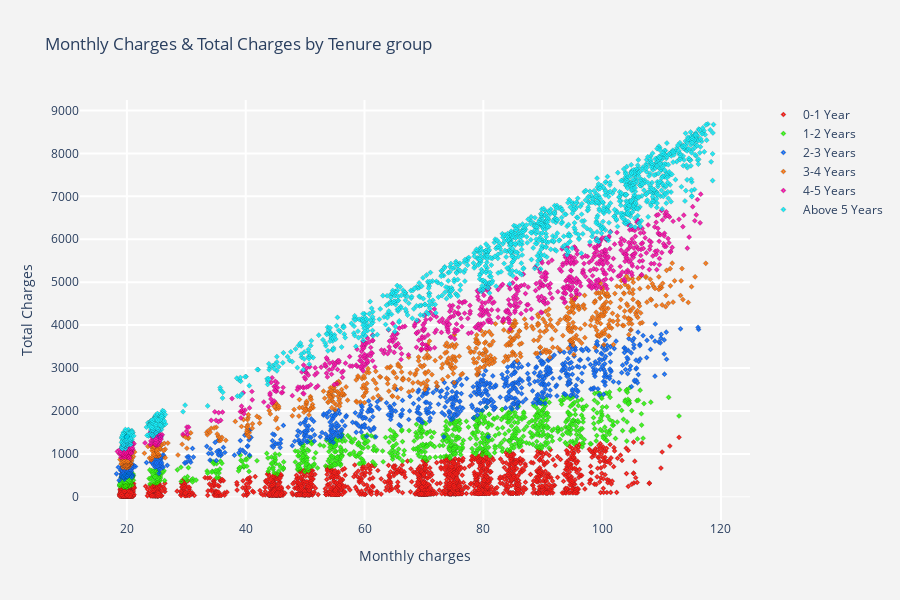
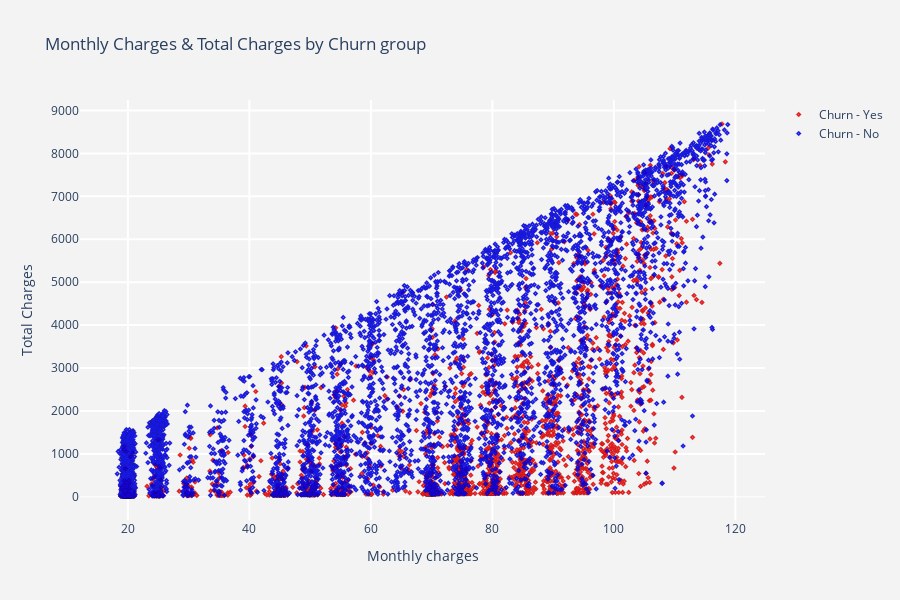

The code cell stored with these charts, in order, in its notebook:
### Markdown cell above
__Observation__

- __Electronic check__ Payment method has the highest average amount spent monthly __($76.3)__.

### Code cell
#scatter plot monthly charges & total charges by tenure group

def plot_tenure_scatter(tenure_group,color) :
    tracer = go.Scatter(x = data[data["Tenure_Group"] == tenure_group]["MonthlyCharges"],
                        y = data[data["Tenure_Group"] == tenure_group]["TotalCharges"],
                        mode = "markers",marker = dict(line = dict(color = "black",
                                                                   width = .2),
                                                       size = 4 , color = color,
                                                       symbol = "diamond-dot",
                                                      ),
                        name = tenure_group,
                        opacity = .9
                       )
    return tracer

#scatter plot monthly charges & total charges by churn group

def plot_churncharges_scatter(churn,color) :
    tracer = go.Scatter(x = data[data["Churn"] == churn]["MonthlyCharges"],
                        y = data[data["Churn"] == churn]["TotalCharges"],
                        mode = "markers",marker = dict(line = dict(color = "black",
                                                                   width = .2),
                                                       size = 4 , color = color,
                                                       symbol = "diamond-dot",
                                                      ),
                        name = "Churn - " + churn,
                        opacity = .9
                       )
    return tracer

trace1 = plot_tenure_scatter("0-1 Year","#ff0800")
trace2 = plot_tenure_scatter("1-2 Years","#26ff00")
trace3 = plot_tenure_scatter("2-3 Years","#0066ff")
trace4 = plot_tenure_scatter("3-4 Years","#ff6f00")
trace5 = plot_tenure_scatter("4-5 Years","#ff00aa")
trace6 = plot_tenure_scatter("Above 5 Years","#00f2ff")
trace7 = plot_churncharges_scatter("Yes","red")
trace8 = plot_churncharges_scatter("No","blue")

data1   = [trace1,trace2,trace3,trace4,trace5,trace6] 
data2   = [trace7,trace8]

#layout
def layout_title(title) :
    layout = go.Layout(dict(title = title,
                            plot_bgcolor  = "rgb(243,243,243)",
                            paper_bgcolor = "rgb(243,243,243)",
                            xaxis = dict(gridcolor = 'rgb(255, 255, 255)',
                                         title = "Monthly charges",
                                         zerolinewidth=1,ticklen=5,gridwidth=2),
                            yaxis = dict(gridcolor = 'rgb(255, 255, 255)',
                                         title = "Total Charges",
                                         zerolinewidth=1,ticklen=5,gridwidth=2),
                            height = 600
                           )
                      )
    return layout

layout1  = layout_title("Monthly Charges & Total Charges by Tenure group")
layout2  = layout_title("Monthly Charges & Total Charges by Churn group")
fig1 = go.Figure(data = data1,layout = layout1)
fig2 = go.Figure(data = data2,layout = layout2)
py.iplot(fig1)
py.iplot(fig2)

### Figure 1 — Plotly figure (JSON) as saved in the notebook; plotly's stock layout.template omitted (floating-point values rounded to 4 significant figures; data arrays with more than 128 entries replaced by an {"elided": "..."} marker saying what was removed)
{"data": [{"marker": {"color": "#ff0800", "line": {"color": "black", "width": 0.2}, "size": 4, "symbol": "diamond-dot"}, "mode": "markers", "name": "0-1 Year", "opacity": 0.9, "type": "scatter", "x": {"elided": "2175 float values"}, "y": {"elided": "2175 float values"}}, {"marker": {"color": "#26ff00", "line": {"color": "black", "width": 0.2}, "size": 4, "symbol": "diamond-dot"}, "mode": "markers", "name": "1-2 Years", "opacity": 0.9, "type": "scatter", "x": {"elided": "1024 float values"}, "y": {"elided": "1024 float values"}}, {"marker": {"color": "#0066ff", "line": {"color": "black", "width": 0.2}, "size": 4, "symbol": "diamond-dot"}, "mode": "markers", "name": "2-3 Years", "opacity": 0.9, "type": "scatter", "x": {"elided": "843 float values"}, "y": {"elided": "843 float values"}}, {"marker": {"color": "#ff6f00", "line": {"color": "black", "width": 0.2}, "size": 4, "symbol": "diamond-dot"}, "mode": "markers", "name": "3-4 Years", "opacity": 0.9, "type": "scatter", "x": {"elided": "762 float values"}, "y": {"elided": "762 float values"}}, {"marker": {"color": "#ff00aa", "line": {"color": "black", "width": 0.2}, "size": 4, "symbol": "diamond-dot"}, "mode": "markers", "name": "4-5 Years", "opacity": 0.9, "type": "scatter", "x": {"elided": "832 float values"}, "y": {"elided": "832 float values"}}, {"marker": {"color": "#00f2ff", "line": {"color": "black", "width": 0.2}, "size": 4, "symbol": "diamond-dot"}, "mode": "markers", "name": "Above 5 Years", "opacity": 0.9, "type": "scatter", "x": {"elided": "1407 float values"}, "y": {"elided": "1407 float values"}}], "layout": {"height": 600, "paper_bgcolor": "rgb(243,243,243)", "plot_bgcolor": "rgb(243,243,243)", "title": {"text": "Monthly Charges & Total Charges by Tenure group"}, "xaxis": {"gridcolor": "rgb(255, 255, 255)", "gridwidth": 2, "ticklen": 5, "title": {"text": "Monthly charges"}, "zerolinewidth": 1}, "yaxis": {"gridcolor": "rgb(255, 255, 255)", "gridwidth": 2, "ticklen": 5, "title": {"text": "Total Charges"}, "zerolinewidth": 1}}}

### Figure 2 — Plotly figure (JSON) as saved in the notebook; plotly's stock layout.template omitted (floating-point values rounded to 4 significant figures; data arrays with more than 128 entries replaced by an {"elided": "..."} marker saying what was removed)
{"data": [{"marker": {"color": "red", "line": {"color": "black", "width": 0.2}, "size": 4, "symbol": "diamond-dot"}, "mode": "markers", "name": "Churn - Yes", "opacity": 0.9, "type": "scatter", "x": {"elided": "1869 float values"}, "y": {"elided": "1869 float values"}}, {"marker": {"color": "blue", "line": {"color": "black", "width": 0.2}, "size": 4, "symbol": "diamond-dot"}, "mode": "markers", "name": "Churn - No", "opacity": 0.9, "type": "scatter", "x": {"elided": "5174 float values"}, "y": {"elided": "5174 float values"}}], "layout": {"height": 600, "paper_bgcolor": "rgb(243,243,243)", "plot_bgcolor": "rgb(243,243,243)", "title": {"text": "Monthly Charges & Total Charges by Churn group"}, "xaxis": {"gridcolor": "rgb(255, 255, 255)", "gridwidth": 2, "ticklen": 5, "title": {"text": "Monthly charges"}, "zerolinewidth": 1}, "yaxis": {"gridcolor": "rgb(255, 255, 255)", "gridwidth": 2, "ticklen": 5, "title": {"text": "Total Charges"}, "zerolinewidth": 1}}}
